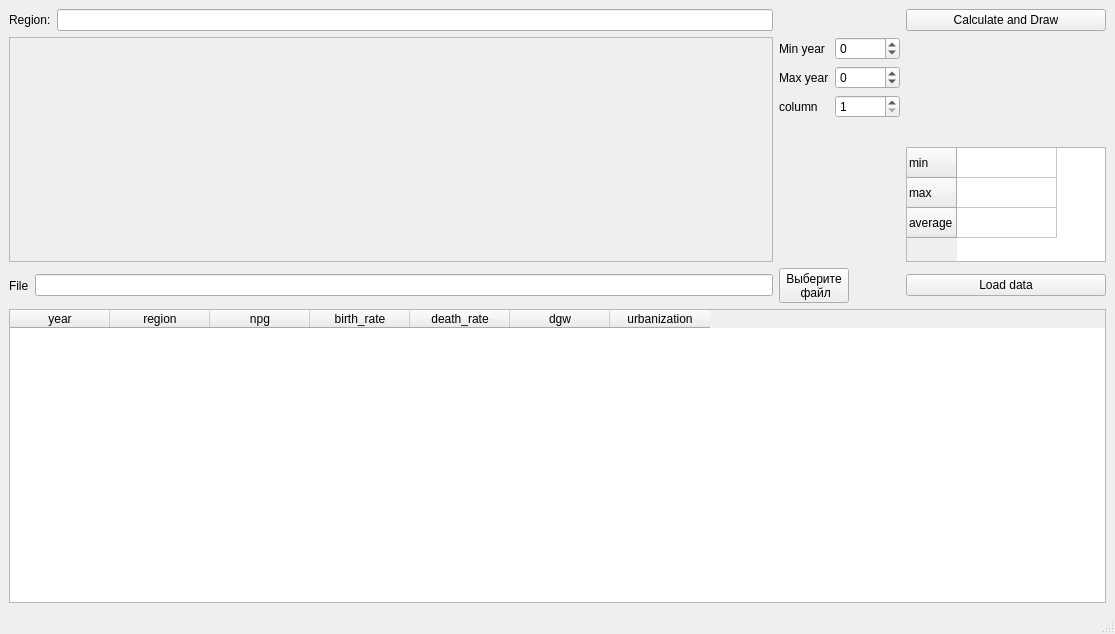
<?xml version="1.0" encoding="UTF-8"?>
<ui version="4.0">
 <class>MainWindow</class>
 <widget class="QMainWindow" name="MainWindow">
  <property name="geometry">
   <rect>
    <x>0</x>
    <y>0</y>
    <width>1115</width>
    <height>634</height>
   </rect>
  </property>
  <property name="windowTitle">
   <string>MainWindow</string>
  </property>
  <widget class="QWidget" name="centralwidget">
   <layout class="QGridLayout" name="gridLayout_2">
    <item row="1" column="0">
     <widget class="QTableWidget" name="tableWidget">
      <property name="editTriggers">
       <set>QAbstractItemView::NoEditTriggers</set>
      </property>
      <column>
       <property name="text">
        <string>year</string>
       </property>
      </column>
      <column>
       <property name="text">
        <string>region</string>
       </property>
      </column>
      <column>
       <property name="text">
        <string>npg</string>
       </property>
      </column>
      <column>
       <property name="text">
        <string>birth_rate</string>
       </property>
      </column>
      <column>
       <property name="text">
        <string>death_rate</string>
       </property>
      </column>
      <column>
       <property name="text">
        <string>dgw</string>
       </property>
      </column>
      <column>
       <property name="text">
        <string>urbanization</string>
       </property>
      </column>
     </widget>
    </item>
    <item row="0" column="0">
     <layout class="QGridLayout" name="gridLayout">
      <item row="0" column="0">
       <layout class="QHBoxLayout" name="horizontalLayout_4">
        <item>
         <widget class="QLabel" name="label">
          <property name="text">
           <string>Region:</string>
          </property>
         </widget>
        </item>
        <item>
         <widget class="QLineEdit" name="lineEdit_2"/>
        </item>
       </layout>
      </item>
      <item row="2" column="2">
       <layout class="QVBoxLayout" name="verticalLayout_2">
        <item>
         <widget class="QLabel" name="label_4">
          <property name="minimumSize">
           <size>
            <width>0</width>
            <height>80</height>
           </size>
          </property>
          <property name="maximumSize">
           <size>
            <width>16777215</width>
            <height>16777215</height>
           </size>
          </property>
          <property name="text">
           <string/>
          </property>
         </widget>
        </item>
        <item>
         <widget class="QTableWidget" name="tableWidget_2">
          <property name="sizePolicy">
           <sizepolicy hsizetype="Minimum" vsizetype="Expanding">
            <horstretch>0</horstretch>
            <verstretch>0</verstretch>
           </sizepolicy>
          </property>
          <property name="minimumSize">
           <size>
            <width>0</width>
            <height>115</height>
           </size>
          </property>
          <property name="maximumSize">
           <size>
            <width>200</width>
            <height>115</height>
           </size>
          </property>
          <property name="editTriggers">
           <set>QAbstractItemView::NoEditTriggers</set>
          </property>
          <property name="showGrid">
           <bool>true</bool>
          </property>
          <attribute name="horizontalHeaderVisible">
           <bool>false</bool>
          </attribute>
          <row>
           <property name="text">
            <string>min</string>
           </property>
          </row>
          <row>
           <property name="text">
            <string>max</string>
           </property>
          </row>
          <row>
           <property name="text">
            <string>average</string>
           </property>
          </row>
          <column>
           <property name="text">
            <string/>
           </property>
          </column>
         </widget>
        </item>
       </layout>
      </item>
      <item row="3" column="1">
       <widget class="QToolButton" name="toolButton">
        <property name="text">
         <string>Выберите
 файл</string>
        </property>
       </widget>
      </item>
      <item row="2" column="0">
       <widget class="QFrame" name="frame">
        <property name="minimumSize">
         <size>
          <width>200</width>
          <height>150</height>
         </size>
        </property>
        <property name="styleSheet">
         <string notr="true"/>
        </property>
        <property name="frameShape">
         <enum>QFrame::StyledPanel</enum>
        </property>
        <property name="frameShadow">
         <enum>QFrame::Raised</enum>
        </property>
       </widget>
      </item>
      <item row="0" column="2">
       <widget class="QPushButton" name="pushButton_2">
        <property name="text">
         <string>Calculate and Draw</string>
        </property>
       </widget>
      </item>
      <item row="3" column="2">
       <widget class="QPushButton" name="pushButton">
        <property name="text">
         <string>Load data</string>
        </property>
       </widget>
      </item>
      <item row="3" column="0">
       <layout class="QHBoxLayout" name="horizontalLayout">
        <item>
         <widget class="QLabel" name="label_3">
          <property name="text">
           <string>File</string>
          </property>
         </widget>
        </item>
        <item>
         <widget class="QLineEdit" name="lineEdit">
          <property name="minimumSize">
           <size>
            <width>200</width>
            <height>0</height>
           </size>
          </property>
         </widget>
        </item>
       </layout>
      </item>
      <item row="2" column="1">
       <layout class="QFormLayout" name="formLayout">
        <item row="0" column="1">
         <widget class="QSpinBox" name="minYear">
          <property name="minimum">
           <number>-10000</number>
          </property>
          <property name="maximum">
           <number>10000</number>
          </property>
         </widget>
        </item>
        <item row="0" column="0">
         <widget class="QLabel" name="label_6">
          <property name="text">
           <string>Min year</string>
          </property>
         </widget>
        </item>
        <item row="1" column="1">
         <widget class="QSpinBox" name="maxYear">
          <property name="minimum">
           <number>-10000</number>
          </property>
          <property name="maximum">
           <number>10000</number>
          </property>
         </widget>
        </item>
        <item row="1" column="0">
         <widget class="QLabel" name="label_5">
          <property name="text">
           <string>Max year</string>
          </property>
         </widget>
        </item>
        <item row="2" column="0">
         <widget class="QLabel" name="label_2">
          <property name="text">
           <string>column</string>
          </property>
         </widget>
        </item>
        <item row="2" column="1">
         <widget class="QSpinBox" name="spinBox">
          <property name="minimum">
           <number>1</number>
          </property>
          <property name="maximum">
           <number>7</number>
          </property>
         </widget>
        </item>
       </layout>
      </item>
     </layout>
    </item>
    <item row="2" column="0">
     <layout class="QHBoxLayout" name="horizontalLayout_3"/>
    </item>
   </layout>
  </widget>
  <widget class="QMenuBar" name="menubar">
   <property name="geometry">
    <rect>
     <x>0</x>
     <y>0</y>
     <width>1115</width>
     <height>22</height>
    </rect>
   </property>
  </widget>
  <widget class="QStatusBar" name="statusbar"/>
 </widget>
 <resources/>
 <connections/>
</ui>
